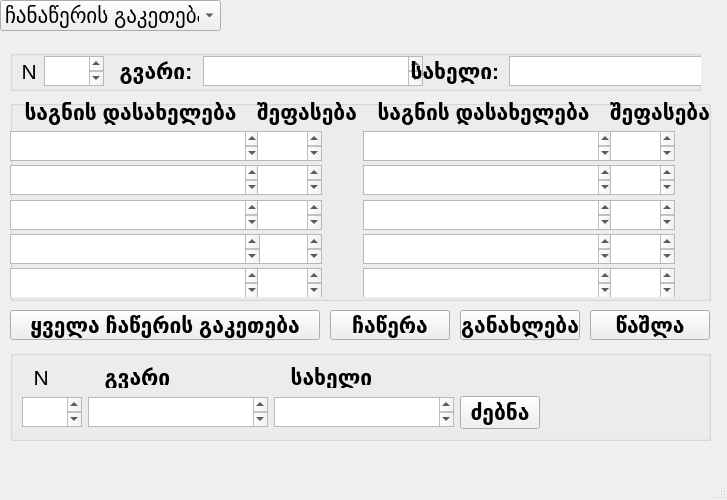
<?xml version="1.0" encoding="UTF-8"?>
<ui version="4.0">
 <class>MainWindow</class>
 <widget class="QMainWindow" name="MainWindow">
  <property name="geometry">
   <rect>
    <x>0</x>
    <y>0</y>
    <width>727</width>
    <height>500</height>
   </rect>
  </property>
  <property name="minimumSize">
   <size>
    <width>727</width>
    <height>500</height>
   </size>
  </property>
  <property name="maximumSize">
   <size>
    <width>727</width>
    <height>500</height>
   </size>
  </property>
  <property name="font">
   <font>
    <pointsize>16</pointsize>
   </font>
  </property>
  <property name="windowTitle">
   <string>Student Form</string>
  </property>
  <widget class="QWidget" name="centralwidget">
   <widget class="QComboBox" name="comboBox">
    <property name="geometry">
     <rect>
      <x>0</x>
      <y>0</y>
      <width>221</width>
      <height>31</height>
     </rect>
    </property>
    <item>
     <property name="text">
      <string>ჩანაწერის გაკეთება</string>
     </property>
    </item>
    <item>
     <property name="text">
      <string>ჩანაწერის განახლება</string>
     </property>
    </item>
    <item>
     <property name="text">
      <string>ჩანაწერის ძებნა</string>
     </property>
    </item>
   </widget>
   <widget class="QGroupBox" name="fing_grp">
    <property name="enabled">
     <bool>true</bool>
    </property>
    <property name="geometry">
     <rect>
      <x>10</x>
      <y>350</y>
      <width>701</width>
      <height>91</height>
     </rect>
    </property>
    <property name="title">
     <string/>
    </property>
    <layout class="QVBoxLayout" name="verticalLayout">
     <item>
      <layout class="QHBoxLayout" name="horizontalLayout_2">
       <item>
        <widget class="QLabel" name="label_6">
         <property name="minimumSize">
          <size>
           <width>50</width>
           <height>22</height>
          </size>
         </property>
         <property name="maximumSize">
          <size>
           <width>65</width>
           <height>22</height>
          </size>
         </property>
         <property name="text">
          <string>  N</string>
         </property>
         <property name="textFormat">
          <enum>Qt::PlainText</enum>
         </property>
        </widget>
       </item>
       <item>
        <widget class="QLabel" name="label_5">
         <property name="minimumSize">
          <size>
           <width>180</width>
           <height>22</height>
          </size>
         </property>
         <property name="maximumSize">
          <size>
           <width>150</width>
           <height>22</height>
          </size>
         </property>
         <property name="font">
          <font>
           <weight>75</weight>
           <bold>true</bold>
          </font>
         </property>
         <property name="text">
          <string>  გვარი</string>
         </property>
        </widget>
       </item>
       <item>
        <widget class="QLabel" name="label_2">
         <property name="minimumSize">
          <size>
           <width>130</width>
           <height>22</height>
          </size>
         </property>
         <property name="maximumSize">
          <size>
           <width>130</width>
           <height>22</height>
          </size>
         </property>
         <property name="font">
          <font>
           <weight>75</weight>
           <bold>true</bold>
          </font>
         </property>
         <property name="text">
          <string>  სახელი</string>
         </property>
        </widget>
       </item>
       <item>
        <widget class="QLabel" name="label_4">
         <property name="text">
          <string/>
         </property>
        </widget>
       </item>
      </layout>
     </item>
     <item>
      <layout class="QHBoxLayout" name="horizontalLayout">
       <item>
        <widget class="QTextEdit" name="delete_te_num">
         <property name="sizePolicy">
          <sizepolicy hsizetype="Expanding" vsizetype="Expanding">
           <horstretch>0</horstretch>
           <verstretch>0</verstretch>
          </sizepolicy>
         </property>
         <property name="minimumSize">
          <size>
           <width>60</width>
           <height>30</height>
          </size>
         </property>
         <property name="maximumSize">
          <size>
           <width>60</width>
           <height>30</height>
          </size>
         </property>
         <property name="font">
          <font>
           <pointsize>14</pointsize>
          </font>
         </property>
         <property name="lineWidth">
          <number>15</number>
         </property>
         <property name="lineWrapMode">
          <enum>QTextEdit::NoWrap</enum>
         </property>
         <property name="lineWrapColumnOrWidth">
          <number>0</number>
         </property>
         <property name="html">
          <string>&lt;!DOCTYPE HTML PUBLIC &quot;-//W3C//DTD HTML 4.0//EN&quot; &quot;http://www.w3.org/TR/REC-html40/strict.dtd&quot;&gt;
&lt;html&gt;&lt;head&gt;&lt;meta name=&quot;qrichtext&quot; content=&quot;1&quot; /&gt;&lt;style type=&quot;text/css&quot;&gt;
p, li { white-space: pre-wrap; }
&lt;/style&gt;&lt;/head&gt;&lt;body style=&quot; font-family:'MS Shell Dlg 2'; font-size:14pt; font-weight:400; font-style:normal;&quot;&gt;
&lt;p align=&quot;center&quot; style=&quot;-qt-paragraph-type:empty; margin-top:0px; margin-bottom:0px; margin-left:0px; margin-right:0px; -qt-block-indent:0; text-indent:0px;&quot;&gt;&lt;br /&gt;&lt;/p&gt;&lt;/body&gt;&lt;/html&gt;</string>
         </property>
        </widget>
       </item>
       <item>
        <widget class="QTextEdit" name="delete_te_lname">
         <property name="sizePolicy">
          <sizepolicy hsizetype="Expanding" vsizetype="Expanding">
           <horstretch>0</horstretch>
           <verstretch>0</verstretch>
          </sizepolicy>
         </property>
         <property name="minimumSize">
          <size>
           <width>150</width>
           <height>30</height>
          </size>
         </property>
         <property name="maximumSize">
          <size>
           <width>180</width>
           <height>30</height>
          </size>
         </property>
         <property name="font">
          <font>
           <pointsize>14</pointsize>
          </font>
         </property>
         <property name="lineWidth">
          <number>15</number>
         </property>
         <property name="lineWrapMode">
          <enum>QTextEdit::NoWrap</enum>
         </property>
         <property name="lineWrapColumnOrWidth">
          <number>0</number>
         </property>
        </widget>
       </item>
       <item>
        <widget class="QTextEdit" name="delete_te_fname">
         <property name="sizePolicy">
          <sizepolicy hsizetype="Expanding" vsizetype="Expanding">
           <horstretch>0</horstretch>
           <verstretch>0</verstretch>
          </sizepolicy>
         </property>
         <property name="minimumSize">
          <size>
           <width>150</width>
           <height>30</height>
          </size>
         </property>
         <property name="maximumSize">
          <size>
           <width>180</width>
           <height>30</height>
          </size>
         </property>
         <property name="font">
          <font>
           <pointsize>14</pointsize>
          </font>
         </property>
         <property name="lineWidth">
          <number>15</number>
         </property>
         <property name="lineWrapMode">
          <enum>QTextEdit::NoWrap</enum>
         </property>
         <property name="lineWrapColumnOrWidth">
          <number>0</number>
         </property>
        </widget>
       </item>
       <item>
        <widget class="QPushButton" name="butt_find">
         <property name="font">
          <font>
           <weight>75</weight>
           <bold>true</bold>
          </font>
         </property>
         <property name="text">
          <string>ძებნა</string>
         </property>
        </widget>
       </item>
       <item>
        <widget class="QLabel" name="label_14">
         <property name="text">
          <string/>
         </property>
        </widget>
       </item>
       <item>
        <widget class="QLabel" name="label_13">
         <property name="text">
          <string/>
         </property>
        </widget>
       </item>
      </layout>
     </item>
    </layout>
   </widget>
   <widget class="QGroupBox" name="record_subjects">
    <property name="geometry">
     <rect>
      <x>10</x>
      <y>100</y>
      <width>701</width>
      <height>201</height>
     </rect>
    </property>
    <property name="title">
     <string/>
    </property>
    <widget class="QWidget" name="">
     <property name="geometry">
      <rect>
       <x>0</x>
       <y>0</y>
       <width>699</width>
       <height>197</height>
      </rect>
     </property>
     <layout class="QGridLayout" name="gridLayout">
      <item row="2" column="0">
       <widget class="QTextEdit" name="te_subj_name2">
        <property name="minimumSize">
         <size>
          <width>250</width>
          <height>30</height>
         </size>
        </property>
        <property name="maximumSize">
         <size>
          <width>250</width>
          <height>30</height>
         </size>
        </property>
       </widget>
      </item>
      <item row="0" column="0">
       <widget class="QLabel" name="label_8">
        <property name="font">
         <font>
          <weight>75</weight>
          <bold>true</bold>
         </font>
        </property>
        <property name="text">
         <string>საგნის დასახელება</string>
        </property>
        <property name="alignment">
         <set>Qt::AlignCenter</set>
        </property>
       </widget>
      </item>
      <item row="1" column="0">
       <widget class="QTextEdit" name="te_subj_name1">
        <property name="minimumSize">
         <size>
          <width>250</width>
          <height>30</height>
         </size>
        </property>
        <property name="maximumSize">
         <size>
          <width>250</width>
          <height>30</height>
         </size>
        </property>
        <property name="tabChangesFocus">
         <bool>true</bool>
        </property>
       </widget>
      </item>
      <item row="1" column="1">
       <widget class="QTextEdit" name="te_subj_score1">
        <property name="minimumSize">
         <size>
          <width>65</width>
          <height>30</height>
         </size>
        </property>
        <property name="maximumSize">
         <size>
          <width>65</width>
          <height>30</height>
         </size>
        </property>
        <property name="lineWidth">
         <number>15</number>
        </property>
        <property name="tabChangesFocus">
         <bool>true</bool>
        </property>
        <property name="documentTitle">
         <string notr="true"/>
        </property>
        <property name="html">
         <string>&lt;!DOCTYPE HTML PUBLIC &quot;-//W3C//DTD HTML 4.0//EN&quot; &quot;http://www.w3.org/TR/REC-html40/strict.dtd&quot;&gt;
&lt;html&gt;&lt;head&gt;&lt;meta name=&quot;qrichtext&quot; content=&quot;1&quot; /&gt;&lt;style type=&quot;text/css&quot;&gt;
p, li { white-space: pre-wrap; }
&lt;/style&gt;&lt;/head&gt;&lt;body style=&quot; font-family:'MS Shell Dlg 2'; font-size:16pt; font-weight:400; font-style:normal;&quot;&gt;
&lt;p align=&quot;center&quot; style=&quot;-qt-paragraph-type:empty; margin-top:0px; margin-bottom:0px; margin-left:0px; margin-right:0px; -qt-block-indent:0; text-indent:0px;&quot;&gt;&lt;br /&gt;&lt;/p&gt;&lt;/body&gt;&lt;/html&gt;</string>
        </property>
       </widget>
      </item>
      <item row="4" column="1">
       <widget class="QTextEdit" name="te_subj_score4">
        <property name="minimumSize">
         <size>
          <width>65</width>
          <height>30</height>
         </size>
        </property>
        <property name="maximumSize">
         <size>
          <width>65</width>
          <height>30</height>
         </size>
        </property>
        <property name="lineWidth">
         <number>15</number>
        </property>
        <property name="documentTitle">
         <string notr="true"/>
        </property>
        <property name="html">
         <string>&lt;!DOCTYPE HTML PUBLIC &quot;-//W3C//DTD HTML 4.0//EN&quot; &quot;http://www.w3.org/TR/REC-html40/strict.dtd&quot;&gt;
&lt;html&gt;&lt;head&gt;&lt;meta name=&quot;qrichtext&quot; content=&quot;1&quot; /&gt;&lt;style type=&quot;text/css&quot;&gt;
p, li { white-space: pre-wrap; }
&lt;/style&gt;&lt;/head&gt;&lt;body style=&quot; font-family:'MS Shell Dlg 2'; font-size:16pt; font-weight:400; font-style:normal;&quot;&gt;
&lt;p align=&quot;center&quot; style=&quot;-qt-paragraph-type:empty; margin-top:0px; margin-bottom:0px; margin-left:0px; margin-right:0px; -qt-block-indent:0; text-indent:0px;&quot;&gt;&lt;br /&gt;&lt;/p&gt;&lt;/body&gt;&lt;/html&gt;</string>
        </property>
       </widget>
      </item>
      <item row="4" column="0">
       <widget class="QTextEdit" name="te_subj_name4">
        <property name="minimumSize">
         <size>
          <width>250</width>
          <height>30</height>
         </size>
        </property>
        <property name="maximumSize">
         <size>
          <width>250</width>
          <height>30</height>
         </size>
        </property>
       </widget>
      </item>
      <item row="3" column="0">
       <widget class="QTextEdit" name="te_subj_name3">
        <property name="minimumSize">
         <size>
          <width>250</width>
          <height>30</height>
         </size>
        </property>
        <property name="maximumSize">
         <size>
          <width>250</width>
          <height>30</height>
         </size>
        </property>
       </widget>
      </item>
      <item row="5" column="0">
       <widget class="QTextEdit" name="te_subj_name5">
        <property name="minimumSize">
         <size>
          <width>250</width>
          <height>30</height>
         </size>
        </property>
        <property name="maximumSize">
         <size>
          <width>250</width>
          <height>30</height>
         </size>
        </property>
       </widget>
      </item>
      <item row="3" column="1">
       <widget class="QTextEdit" name="te_subj_score3">
        <property name="minimumSize">
         <size>
          <width>50</width>
          <height>30</height>
         </size>
        </property>
        <property name="maximumSize">
         <size>
          <width>65</width>
          <height>30</height>
         </size>
        </property>
        <property name="lineWidth">
         <number>15</number>
        </property>
        <property name="documentTitle">
         <string notr="true"/>
        </property>
        <property name="html">
         <string>&lt;!DOCTYPE HTML PUBLIC &quot;-//W3C//DTD HTML 4.0//EN&quot; &quot;http://www.w3.org/TR/REC-html40/strict.dtd&quot;&gt;
&lt;html&gt;&lt;head&gt;&lt;meta name=&quot;qrichtext&quot; content=&quot;1&quot; /&gt;&lt;style type=&quot;text/css&quot;&gt;
p, li { white-space: pre-wrap; }
&lt;/style&gt;&lt;/head&gt;&lt;body style=&quot; font-family:'MS Shell Dlg 2'; font-size:16pt; font-weight:400; font-style:normal;&quot;&gt;
&lt;p align=&quot;center&quot; style=&quot;-qt-paragraph-type:empty; margin-top:0px; margin-bottom:0px; margin-left:0px; margin-right:0px; -qt-block-indent:0; text-indent:0px;&quot;&gt;&lt;br /&gt;&lt;/p&gt;&lt;/body&gt;&lt;/html&gt;</string>
        </property>
       </widget>
      </item>
      <item row="0" column="2">
       <widget class="QLabel" name="label_11">
        <property name="font">
         <font>
          <weight>75</weight>
          <bold>true</bold>
         </font>
        </property>
        <property name="text">
         <string>საგნის დასახელება</string>
        </property>
        <property name="alignment">
         <set>Qt::AlignCenter</set>
        </property>
       </widget>
      </item>
      <item row="2" column="1">
       <widget class="QTextEdit" name="te_subj_score2">
        <property name="minimumSize">
         <size>
          <width>65</width>
          <height>30</height>
         </size>
        </property>
        <property name="maximumSize">
         <size>
          <width>65</width>
          <height>30</height>
         </size>
        </property>
        <property name="lineWidth">
         <number>15</number>
        </property>
        <property name="documentTitle">
         <string notr="true"/>
        </property>
        <property name="html">
         <string>&lt;!DOCTYPE HTML PUBLIC &quot;-//W3C//DTD HTML 4.0//EN&quot; &quot;http://www.w3.org/TR/REC-html40/strict.dtd&quot;&gt;
&lt;html&gt;&lt;head&gt;&lt;meta name=&quot;qrichtext&quot; content=&quot;1&quot; /&gt;&lt;style type=&quot;text/css&quot;&gt;
p, li { white-space: pre-wrap; }
&lt;/style&gt;&lt;/head&gt;&lt;body style=&quot; font-family:'MS Shell Dlg 2'; font-size:16pt; font-weight:400; font-style:normal;&quot;&gt;
&lt;p align=&quot;center&quot; style=&quot;-qt-paragraph-type:empty; margin-top:0px; margin-bottom:0px; margin-left:0px; margin-right:0px; -qt-block-indent:0; text-indent:0px;&quot;&gt;&lt;br /&gt;&lt;/p&gt;&lt;/body&gt;&lt;/html&gt;</string>
        </property>
       </widget>
      </item>
      <item row="0" column="3">
       <widget class="QLabel" name="label_7">
        <property name="font">
         <font>
          <weight>75</weight>
          <bold>true</bold>
         </font>
        </property>
        <property name="text">
         <string>შეფასება</string>
        </property>
        <property name="alignment">
         <set>Qt::AlignCenter</set>
        </property>
       </widget>
      </item>
      <item row="5" column="1">
       <widget class="QTextEdit" name="te_subj_score5">
        <property name="minimumSize">
         <size>
          <width>65</width>
          <height>30</height>
         </size>
        </property>
        <property name="maximumSize">
         <size>
          <width>65</width>
          <height>30</height>
         </size>
        </property>
        <property name="lineWidth">
         <number>15</number>
        </property>
        <property name="documentTitle">
         <string notr="true"/>
        </property>
        <property name="html">
         <string>&lt;!DOCTYPE HTML PUBLIC &quot;-//W3C//DTD HTML 4.0//EN&quot; &quot;http://www.w3.org/TR/REC-html40/strict.dtd&quot;&gt;
&lt;html&gt;&lt;head&gt;&lt;meta name=&quot;qrichtext&quot; content=&quot;1&quot; /&gt;&lt;style type=&quot;text/css&quot;&gt;
p, li { white-space: pre-wrap; }
&lt;/style&gt;&lt;/head&gt;&lt;body style=&quot; font-family:'MS Shell Dlg 2'; font-size:16pt; font-weight:400; font-style:normal;&quot;&gt;
&lt;p align=&quot;center&quot; style=&quot;-qt-paragraph-type:empty; margin-top:0px; margin-bottom:0px; margin-left:0px; margin-right:0px; -qt-block-indent:0; text-indent:0px;&quot;&gt;&lt;br /&gt;&lt;/p&gt;&lt;/body&gt;&lt;/html&gt;</string>
        </property>
       </widget>
      </item>
      <item row="2" column="2">
       <widget class="QTextEdit" name="te_subj_name7">
        <property name="minimumSize">
         <size>
          <width>250</width>
          <height>30</height>
         </size>
        </property>
        <property name="maximumSize">
         <size>
          <width>250</width>
          <height>30</height>
         </size>
        </property>
       </widget>
      </item>
      <item row="5" column="2">
       <widget class="QTextEdit" name="te_subj_name10">
        <property name="minimumSize">
         <size>
          <width>250</width>
          <height>30</height>
         </size>
        </property>
        <property name="maximumSize">
         <size>
          <width>250</width>
          <height>30</height>
         </size>
        </property>
       </widget>
      </item>
      <item row="1" column="2">
       <widget class="QTextEdit" name="te_subj_name6">
        <property name="minimumSize">
         <size>
          <width>250</width>
          <height>30</height>
         </size>
        </property>
        <property name="maximumSize">
         <size>
          <width>250</width>
          <height>30</height>
         </size>
        </property>
       </widget>
      </item>
      <item row="4" column="2">
       <widget class="QTextEdit" name="te_subj_name9">
        <property name="minimumSize">
         <size>
          <width>250</width>
          <height>30</height>
         </size>
        </property>
        <property name="maximumSize">
         <size>
          <width>250</width>
          <height>30</height>
         </size>
        </property>
       </widget>
      </item>
      <item row="3" column="2">
       <widget class="QTextEdit" name="te_subj_name8">
        <property name="minimumSize">
         <size>
          <width>250</width>
          <height>30</height>
         </size>
        </property>
        <property name="maximumSize">
         <size>
          <width>250</width>
          <height>30</height>
         </size>
        </property>
       </widget>
      </item>
      <item row="1" column="3">
       <widget class="QTextEdit" name="te_subj_score6">
        <property name="minimumSize">
         <size>
          <width>50</width>
          <height>30</height>
         </size>
        </property>
        <property name="maximumSize">
         <size>
          <width>65</width>
          <height>30</height>
         </size>
        </property>
        <property name="lineWidth">
         <number>15</number>
        </property>
        <property name="documentTitle">
         <string notr="true"/>
        </property>
        <property name="html">
         <string>&lt;!DOCTYPE HTML PUBLIC &quot;-//W3C//DTD HTML 4.0//EN&quot; &quot;http://www.w3.org/TR/REC-html40/strict.dtd&quot;&gt;
&lt;html&gt;&lt;head&gt;&lt;meta name=&quot;qrichtext&quot; content=&quot;1&quot; /&gt;&lt;style type=&quot;text/css&quot;&gt;
p, li { white-space: pre-wrap; }
&lt;/style&gt;&lt;/head&gt;&lt;body style=&quot; font-family:'MS Shell Dlg 2'; font-size:16pt; font-weight:400; font-style:normal;&quot;&gt;
&lt;p align=&quot;center&quot; style=&quot;-qt-paragraph-type:empty; margin-top:0px; margin-bottom:0px; margin-left:0px; margin-right:0px; -qt-block-indent:0; text-indent:0px;&quot;&gt;&lt;br /&gt;&lt;/p&gt;&lt;/body&gt;&lt;/html&gt;</string>
        </property>
       </widget>
      </item>
      <item row="3" column="3">
       <widget class="QTextEdit" name="te_subj_score8">
        <property name="minimumSize">
         <size>
          <width>50</width>
          <height>30</height>
         </size>
        </property>
        <property name="maximumSize">
         <size>
          <width>65</width>
          <height>30</height>
         </size>
        </property>
        <property name="lineWidth">
         <number>15</number>
        </property>
        <property name="documentTitle">
         <string notr="true"/>
        </property>
        <property name="html">
         <string>&lt;!DOCTYPE HTML PUBLIC &quot;-//W3C//DTD HTML 4.0//EN&quot; &quot;http://www.w3.org/TR/REC-html40/strict.dtd&quot;&gt;
&lt;html&gt;&lt;head&gt;&lt;meta name=&quot;qrichtext&quot; content=&quot;1&quot; /&gt;&lt;style type=&quot;text/css&quot;&gt;
p, li { white-space: pre-wrap; }
&lt;/style&gt;&lt;/head&gt;&lt;body style=&quot; font-family:'MS Shell Dlg 2'; font-size:16pt; font-weight:400; font-style:normal;&quot;&gt;
&lt;p align=&quot;center&quot; style=&quot;-qt-paragraph-type:empty; margin-top:0px; margin-bottom:0px; margin-left:0px; margin-right:0px; -qt-block-indent:0; text-indent:0px;&quot;&gt;&lt;br /&gt;&lt;/p&gt;&lt;/body&gt;&lt;/html&gt;</string>
        </property>
       </widget>
      </item>
      <item row="2" column="3">
       <widget class="QTextEdit" name="te_subj_score7">
        <property name="minimumSize">
         <size>
          <width>65</width>
          <height>30</height>
         </size>
        </property>
        <property name="maximumSize">
         <size>
          <width>65</width>
          <height>30</height>
         </size>
        </property>
        <property name="lineWidth">
         <number>15</number>
        </property>
        <property name="documentTitle">
         <string notr="true"/>
        </property>
        <property name="html">
         <string>&lt;!DOCTYPE HTML PUBLIC &quot;-//W3C//DTD HTML 4.0//EN&quot; &quot;http://www.w3.org/TR/REC-html40/strict.dtd&quot;&gt;
&lt;html&gt;&lt;head&gt;&lt;meta name=&quot;qrichtext&quot; content=&quot;1&quot; /&gt;&lt;style type=&quot;text/css&quot;&gt;
p, li { white-space: pre-wrap; }
&lt;/style&gt;&lt;/head&gt;&lt;body style=&quot; font-family:'MS Shell Dlg 2'; font-size:16pt; font-weight:400; font-style:normal;&quot;&gt;
&lt;p align=&quot;center&quot; style=&quot;-qt-paragraph-type:empty; margin-top:0px; margin-bottom:0px; margin-left:0px; margin-right:0px; -qt-block-indent:0; text-indent:0px;&quot;&gt;&lt;br /&gt;&lt;/p&gt;&lt;/body&gt;&lt;/html&gt;</string>
        </property>
       </widget>
      </item>
      <item row="4" column="3">
       <widget class="QTextEdit" name="te_subj_score9">
        <property name="minimumSize">
         <size>
          <width>65</width>
          <height>30</height>
         </size>
        </property>
        <property name="maximumSize">
         <size>
          <width>65</width>
          <height>30</height>
         </size>
        </property>
        <property name="lineWidth">
         <number>15</number>
        </property>
        <property name="documentTitle">
         <string notr="true"/>
        </property>
        <property name="html">
         <string>&lt;!DOCTYPE HTML PUBLIC &quot;-//W3C//DTD HTML 4.0//EN&quot; &quot;http://www.w3.org/TR/REC-html40/strict.dtd&quot;&gt;
&lt;html&gt;&lt;head&gt;&lt;meta name=&quot;qrichtext&quot; content=&quot;1&quot; /&gt;&lt;style type=&quot;text/css&quot;&gt;
p, li { white-space: pre-wrap; }
&lt;/style&gt;&lt;/head&gt;&lt;body style=&quot; font-family:'MS Shell Dlg 2'; font-size:16pt; font-weight:400; font-style:normal;&quot;&gt;
&lt;p align=&quot;center&quot; style=&quot;-qt-paragraph-type:empty; margin-top:0px; margin-bottom:0px; margin-left:0px; margin-right:0px; -qt-block-indent:0; text-indent:0px;&quot;&gt;&lt;br /&gt;&lt;/p&gt;&lt;/body&gt;&lt;/html&gt;</string>
        </property>
       </widget>
      </item>
      <item row="0" column="1">
       <widget class="QLabel" name="label">
        <property name="font">
         <font>
          <weight>75</weight>
          <bold>true</bold>
         </font>
        </property>
        <property name="text">
         <string>შეფასება</string>
        </property>
        <property name="alignment">
         <set>Qt::AlignCenter</set>
        </property>
       </widget>
      </item>
      <item row="5" column="3">
       <widget class="QTextEdit" name="te_subj_score10">
        <property name="minimumSize">
         <size>
          <width>65</width>
          <height>30</height>
         </size>
        </property>
        <property name="maximumSize">
         <size>
          <width>65</width>
          <height>30</height>
         </size>
        </property>
        <property name="lineWidth">
         <number>15</number>
        </property>
        <property name="documentTitle">
         <string notr="true"/>
        </property>
        <property name="html">
         <string>&lt;!DOCTYPE HTML PUBLIC &quot;-//W3C//DTD HTML 4.0//EN&quot; &quot;http://www.w3.org/TR/REC-html40/strict.dtd&quot;&gt;
&lt;html&gt;&lt;head&gt;&lt;meta name=&quot;qrichtext&quot; content=&quot;1&quot; /&gt;&lt;style type=&quot;text/css&quot;&gt;
p, li { white-space: pre-wrap; }
&lt;/style&gt;&lt;/head&gt;&lt;body style=&quot; font-family:'MS Shell Dlg 2'; font-size:16pt; font-weight:400; font-style:normal;&quot;&gt;
&lt;p align=&quot;center&quot; style=&quot;-qt-paragraph-type:empty; margin-top:0px; margin-bottom:0px; margin-left:0px; margin-right:0px; -qt-block-indent:0; text-indent:0px;&quot;&gt;&lt;br /&gt;&lt;/p&gt;&lt;/body&gt;&lt;/html&gt;</string>
        </property>
       </widget>
      </item>
      <item row="6" column="1">
       <spacer name="verticalSpacer">
        <property name="orientation">
         <enum>Qt::Vertical</enum>
        </property>
        <property name="sizeHint" stdset="0">
         <size>
          <width>20</width>
          <height>40</height>
         </size>
        </property>
       </spacer>
      </item>
     </layout>
    </widget>
   </widget>
   <widget class="QPushButton" name="butt_record">
    <property name="geometry">
     <rect>
      <x>330</x>
      <y>310</y>
      <width>120</width>
      <height>30</height>
     </rect>
    </property>
    <property name="minimumSize">
     <size>
      <width>120</width>
      <height>30</height>
     </size>
    </property>
    <property name="maximumSize">
     <size>
      <width>120</width>
      <height>30</height>
     </size>
    </property>
    <property name="font">
     <font>
      <weight>75</weight>
      <bold>true</bold>
     </font>
    </property>
    <property name="text">
     <string>ჩაწერა</string>
    </property>
   </widget>
   <widget class="QPushButton" name="butt_update">
    <property name="geometry">
     <rect>
      <x>460</x>
      <y>310</y>
      <width>120</width>
      <height>30</height>
     </rect>
    </property>
    <property name="minimumSize">
     <size>
      <width>120</width>
      <height>30</height>
     </size>
    </property>
    <property name="maximumSize">
     <size>
      <width>120</width>
      <height>30</height>
     </size>
    </property>
    <property name="font">
     <font>
      <weight>75</weight>
      <bold>true</bold>
     </font>
    </property>
    <property name="text">
     <string>განახლება</string>
    </property>
   </widget>
   <widget class="QPushButton" name="butt_delete">
    <property name="geometry">
     <rect>
      <x>590</x>
      <y>310</y>
      <width>120</width>
      <height>30</height>
     </rect>
    </property>
    <property name="minimumSize">
     <size>
      <width>120</width>
      <height>30</height>
     </size>
    </property>
    <property name="maximumSize">
     <size>
      <width>120</width>
      <height>30</height>
     </size>
    </property>
    <property name="font">
     <font>
      <weight>75</weight>
      <bold>true</bold>
     </font>
    </property>
    <property name="text">
     <string>წაშლა</string>
    </property>
   </widget>
   <widget class="QLabel" name="label_find">
    <property name="geometry">
     <rect>
      <x>10</x>
      <y>440</y>
      <width>701</width>
      <height>41</height>
     </rect>
    </property>
    <property name="text">
     <string/>
    </property>
    <property name="alignment">
     <set>Qt::AlignCenter</set>
    </property>
   </widget>
   <widget class="QPushButton" name="butt_all_record">
    <property name="geometry">
     <rect>
      <x>10</x>
      <y>310</y>
      <width>310</width>
      <height>30</height>
     </rect>
    </property>
    <property name="minimumSize">
     <size>
      <width>310</width>
      <height>30</height>
     </size>
    </property>
    <property name="maximumSize">
     <size>
      <width>310</width>
      <height>30</height>
     </size>
    </property>
    <property name="font">
     <font>
      <weight>75</weight>
      <bold>true</bold>
     </font>
    </property>
    <property name="text">
     <string>ყველა ჩაწერის გაკეთება</string>
    </property>
   </widget>
   <widget class="QGroupBox" name="record_grp_names">
    <property name="geometry">
     <rect>
      <x>10</x>
      <y>50</y>
      <width>691</width>
      <height>41</height>
     </rect>
    </property>
    <property name="title">
     <string/>
    </property>
    <widget class="QWidget" name="layoutWidget_3">
     <property name="geometry">
      <rect>
       <x>0</x>
       <y>0</y>
       <width>691</width>
       <height>42</height>
      </rect>
     </property>
     <layout class="QHBoxLayout" name="record_names">
      <property name="spacing">
       <number>4</number>
      </property>
      <item>
       <widget class="QLabel" name="label_15">
        <property name="minimumSize">
         <size>
          <width>30</width>
          <height>22</height>
         </size>
        </property>
        <property name="maximumSize">
         <size>
          <width>30</width>
          <height>22</height>
         </size>
        </property>
        <property name="text">
         <string>  N</string>
        </property>
        <property name="textFormat">
         <enum>Qt::PlainText</enum>
        </property>
       </widget>
      </item>
      <item>
       <widget class="QTextEdit" name="record_te_num">
        <property name="sizePolicy">
         <sizepolicy hsizetype="Expanding" vsizetype="Expanding">
          <horstretch>0</horstretch>
          <verstretch>0</verstretch>
         </sizepolicy>
        </property>
        <property name="minimumSize">
         <size>
          <width>60</width>
          <height>30</height>
         </size>
        </property>
        <property name="maximumSize">
         <size>
          <width>60</width>
          <height>30</height>
         </size>
        </property>
        <property name="font">
         <font>
          <pointsize>14</pointsize>
         </font>
        </property>
        <property name="lineWidth">
         <number>15</number>
        </property>
        <property name="tabChangesFocus">
         <bool>true</bool>
        </property>
        <property name="lineWrapMode">
         <enum>QTextEdit::NoWrap</enum>
        </property>
        <property name="lineWrapColumnOrWidth">
         <number>0</number>
        </property>
        <property name="html">
         <string>&lt;!DOCTYPE HTML PUBLIC &quot;-//W3C//DTD HTML 4.0//EN&quot; &quot;http://www.w3.org/TR/REC-html40/strict.dtd&quot;&gt;
&lt;html&gt;&lt;head&gt;&lt;meta name=&quot;qrichtext&quot; content=&quot;1&quot; /&gt;&lt;style type=&quot;text/css&quot;&gt;
p, li { white-space: pre-wrap; }
&lt;/style&gt;&lt;/head&gt;&lt;body style=&quot; font-family:'MS Shell Dlg 2'; font-size:14pt; font-weight:400; font-style:normal;&quot;&gt;
&lt;p align=&quot;center&quot; style=&quot;-qt-paragraph-type:empty; margin-top:0px; margin-bottom:0px; margin-left:0px; margin-right:0px; -qt-block-indent:0; text-indent:0px;&quot;&gt;&lt;br /&gt;&lt;/p&gt;&lt;/body&gt;&lt;/html&gt;</string>
        </property>
       </widget>
      </item>
      <item>
       <widget class="QLabel" name="label_16">
        <property name="minimumSize">
         <size>
          <width>0</width>
          <height>40</height>
         </size>
        </property>
        <property name="maximumSize">
         <size>
          <width>16777215</width>
          <height>40</height>
         </size>
        </property>
        <property name="font">
         <font>
          <weight>75</weight>
          <bold>true</bold>
         </font>
        </property>
        <property name="text">
         <string>  გვარი: </string>
        </property>
       </widget>
      </item>
      <item>
       <widget class="QTextEdit" name="record_te_lname_2">
        <property name="minimumSize">
         <size>
          <width>220</width>
          <height>30</height>
         </size>
        </property>
        <property name="maximumSize">
         <size>
          <width>230</width>
          <height>30</height>
         </size>
        </property>
        <property name="tabChangesFocus">
         <bool>true</bool>
        </property>
       </widget>
      </item>
      <item>
       <widget class="QLabel" name="label_17">
        <property name="minimumSize">
         <size>
          <width>0</width>
          <height>40</height>
         </size>
        </property>
        <property name="maximumSize">
         <size>
          <width>16777215</width>
          <height>40</height>
         </size>
        </property>
        <property name="font">
         <font>
          <weight>75</weight>
          <bold>true</bold>
         </font>
        </property>
        <property name="text">
         <string>  სახელი: </string>
        </property>
       </widget>
      </item>
      <item>
       <widget class="QTextEdit" name="record_te_fname_2">
        <property name="minimumSize">
         <size>
          <width>215</width>
          <height>30</height>
         </size>
        </property>
        <property name="maximumSize">
         <size>
          <width>215</width>
          <height>30</height>
         </size>
        </property>
        <property name="tabChangesFocus">
         <bool>true</bool>
        </property>
       </widget>
      </item>
     </layout>
    </widget>
   </widget>
  </widget>
  <widget class="QStatusBar" name="statusbar"/>
 </widget>
 <resources/>
 <connections/>
</ui>
